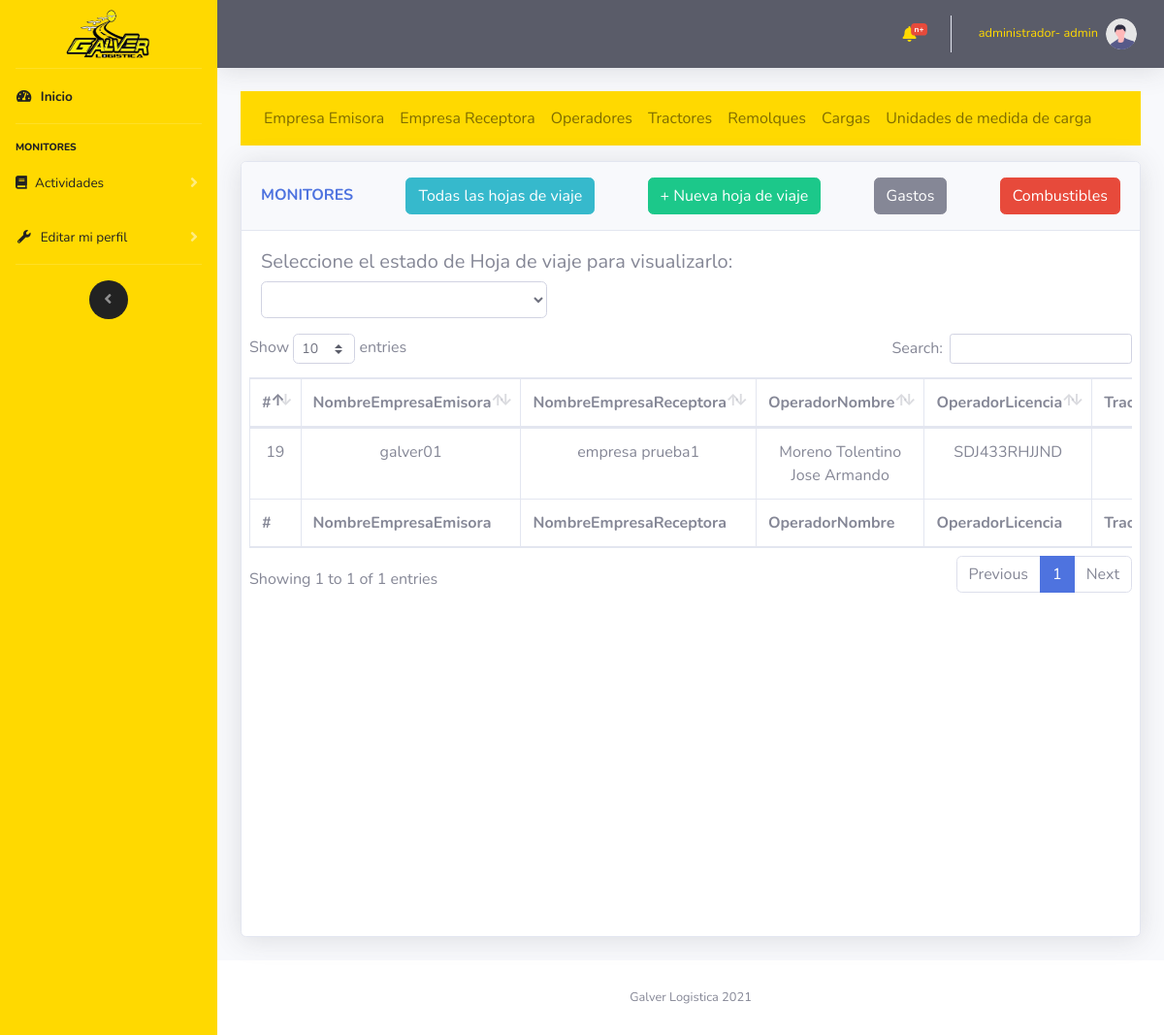
The page /vistas/hojaDeViaje.php (signed in) on the database its author committed.
### tables this page shows
CREATE TABLE `hoja_de_viaje` (
  `hojaDeViajeID` int(11) NOT NULL,
  `hojaDeViajeOrigen` varchar(500) DEFAULT NULL,
  `hojaDeViajeOrigenDeDestino` varchar(500) DEFAULT NULL,
  `hojaDeViajeFechaDeEdicion` varchar(50) DEFAULT NULL,
  `hojaDeViajeFechaLiberacion` varchar(50) DEFAULT NULL,
  `hojaDeViajeFechaArribo` varchar(50) DEFAULT NULL,
  `hojaDeViajeFechaCarga` varchar(50) DEFAULT NULL,
  `hojaDeViajeFechaLlegadaDeDescarga` varchar(50) DEFAULT NULL,
  `hojaDeViajeFechaDescarga` varchar(50) DEFAULT NULL,
  `hojaDeViajeCantidadCarga` double NOT NULL,
  `hojaDeViajeCantidadCargaProporcion` double NOT NULL,
  `hojaDeViajeTalon1` varchar(30) NOT NULL,
  `hojaDeViajeTalon2` varchar(30) NOT NULL,
  `remolqueCargaId1` int(11) NOT NULL,
  `remolqueCargaId2` int(11) NOT NULL,
  `remolqueID1` int(11) NOT NULL,
  `remolqueID2` int(11) NOT NULL,
  `tractorId` int(11) NOT NULL,
  `cargaId` int(11) NOT NULL,
  `cargaUnidadDeMedidaID` int(11) NOT NULL,
  `hojaDeViajeEstadoId` int(11) NOT NULL,
  `usuarioCreadorId` int(11) NOT NULL,
  `usuarioEditorId` int(11) NOT NULL,
  `empresaEmisoraId` int(11) NOT NULL,
  `empresaReceptoraId` int(11) NOT NULL,
  `hojaDeViajeComentario` varchar(500) NOT NULL,
  `operadorID` int(11) NOT NULL
);

CREATE TABLE `empresa_emisora` (
  `empresaEmisoraId` int(11) NOT NULL,
  `usuarioId` int(11) NOT NULL,
  `empresaEmisoraNombre` varchar(100) NOT NULL,
  `empresaEmisoraRFC` varchar(50) NOT NULL,
  `empresaEmisoraDireccion` varchar(250) NOT NULL,
  `empresaEmisoraTelefonoFijo1` int(11) NOT NULL,
  `empresaEmisoraTelefonoFijo2` int(11) NOT NULL,
  `empresaEmisoraTelefonoCelular1` int(11) NOT NULL,
  `empresaEmisoraTelefonoCelular2` int(11) NOT NULL,
  `empresaEmisoraCorreo` varchar(200) NOT NULL,
  `empresaEmisoraFechaDeCreacion` datetime NOT NULL,
  `empresaEmisoraDescripcion` varchar(2500) NOT NULL,
  `empresaEmisoraCP` varchar(50) NOT NULL
);

CREATE TABLE `empresa_receptora` (
  `empresaReceptoraId` int(11) NOT NULL,
  `empresaReceptoraNombre` varchar(100) NOT NULL,
  `empresaReceptoraRFC` varchar(50) NOT NULL,
  `empresaReceptoraDireccion` varchar(250) NOT NULL,
  `empresaReceptoraTelefonoFijo1` int(11) NOT NULL,
  `empresaReceptoraTelefonoFijo2` int(11) NOT NULL,
  `empresaReceptoraTelefonoCelular1` int(11) NOT NULL,
  `empresaReceptoraTelefonoCelular2` int(11) NOT NULL,
  `empresaReceptoraCorreo` varchar(200) NOT NULL,
  `usuarioId` int(11) NOT NULL,
  `empresaReceptoraFechaDeCreacion` datetime NOT NULL,
  `empresaReceptoraDescripcion` varchar(2500) NOT NULL,
  `empresaReceptoraCP` int(11) NOT NULL
);

CREATE TABLE `operadores` (
  `operadorID` int(11) NOT NULL,
  `operadorNombre` varchar(300) NOT NULL,
  `operadorLisencia` varchar(50) NOT NULL,
  `operadorFechaCreacion` datetime NOT NULL,
  `operadorRFC` varchar(30) NOT NULL,
  `usuarioId` int(11) NOT NULL
);

### controlador/modulos/hojaDeViaje/hojaDeViajeRegistros.php (called while the page is built)
<?php
function muestraHDV($mysqli)
    {
        $result = $mysqli->query("SELECT * FROM hoja_de_viaje INNER JOIN empresa_emisora ON empresa_emisora.empresaEmisoraId = hoja_de_viaje.empresaEmisoraId INNER JOIN empresa_receptora ON empresa_receptora.empresaReceptoraId = hoja_de_viaje.empresaReceptoraId INNER JOIN tractor ON tractor.tractorId = hoja_de_viaje.tractorId INNER JOIN carga ON carga.cargaId = hoja_de_viaje.cargaId INNER JOIN carga_unidad_de_medida ON carga_unidad_de_medida.cargaUnidadDeMedidaID = hoja_de_viaje.cargaUnidadDeMedidaID INNER JOIN operadores ON operadores.operadorID = hoja_de_viaje.operadorID INNER JOIN hoja_de_viaje_estado ON hoja_de_viaje_estado.hojaDeViajeEstadoId = hoja_de_viaje.hojaDeViajeEstadoId ORDER BY `hoja_de_viaje`.`hojaDeViajeID` ASC");
        return $result;
    }
    function muestraTractorHDV($mysqli,$table,$columna1,$id,$columnaValor1)
    {
        $result = $mysqli->query("SELECT * FROM `$table` WHERE $columna1 =$id");
        while ($fila =$result->fetch_assoc()) {
            $result=$fila[$columnaValor1];
            break;
        }
        return $result;
    }
function registrosHojaDeViaje($mysqli){
    $hdv=muestraHDV($mysqli);
    $hdvNuevo=[];
    while ($fila =$hdv->fetch_assoc()) {
        $hdvNuevo[]=
        array(
            "hojaDeViajeID"=>$fila['hojaDeViajeID'],
            "empresaEmisoraId"=>$fila['empresaEmisoraId'],
            "empresaEmisoraNombre"=>$fila['empresaEmisoraNombre'],
            "empresaReceptoraId"=>$fila['empresaReceptoraId'],
            "empresaReceptoraNombre"=>$fila['empresaReceptoraNombre'],
            "operadorID"=>$fila['operadorID'],
            "operadorNombre"=>$fila['operadorNombre'],
            "operadorLisencia"=>$fila['operadorLisencia'],
            "tractorId"=>$fila['tractorId'],
            "tractorEconomico"=>$fila['tractorEconomico'],
            "tractorPlaca"=>$fila['tractorPlaca'],
            "remolqueID1"=>$fila['remolqueID1'],
            "remolqueEconomico1"=>muestraTractorHDV($mysqli,"remolque","remolqueID",$fila['remolqueID1'],"remolqueEconomico"),
            "remolquePlaca1"=>muestraTractorHDV($mysqli,"remolque","remolqueID",$fila['remolqueID1'],"remolquePlaca"),
            "remolqueCargaId1"=>$fila['remolqueCargaId1'],
            "remolqueCargaServicio1"=>muestraTractorHDV($mysqli,"remolque_carga","remolqueCargaId",$fila['remolqueCargaId1'],"remolqueCargaServicio"),
            "hojaDeViajeTalon1"=>$fila['hojaDeViajeTalon1'],
            "remolqueID2"=>$fila['remolqueID2'],
            "remolqueEconomico2"=>muestraTractorHDV($mysqli,"remolque","remolqueID",$fila['remolqueID2'],"remolqueEconomico"),
            "remolquePlaca2"=>muestraTractorHDV($mysqli,"remolque","remolqueID",$fila['remolqueID2'],"remolquePlaca"),
            "remolqueCargaId2"=>$fila['remolqueCargaId2'],
            "remolqueCargaServicio2"=>muestraTractorHDV($mysqli,"remolque_carga","remolqueCargaId",$fila['remolqueCargaId2'],"remolqueCargaServicio"),
            "hojaDeViajeTalon2"=>$fila['hojaDeViajeTalon2'],
            "cargaId"=>$fila['cargaId'],
            "cargaUnidadDeMedidaID"=>$fila['cargaUnidadDeMedidaID'],
            "cargaNombre"=>$fila['cargaNombre'],
            "hojaDeViajeCantidadCarga"=>$fila['hojaDeViajeCantidadCarga'],
            "cargaUnidadDeMedidaNombre"=>$fila['cargaUnidadDeMedidaNombre'],
            "hojaDeViajeCantidadCargaProporcion"=>$fila['hojaDeViajeCantidadCargaProporcion'],
            "hojaDeViajeToneladas"=>($fila['hojaDeViajeCantidadCarga']*$fila['hojaDeViajeCantidadCargaProporcion']),
            "hojaDeViajeComentario"=>$fila['hojaDeViajeComentario'],
            "hojaDeViajeOrigen"=>$fila['hojaDeViajeOrigen'],
            "hojaDeViajeOrigenDeDestino"=>$fila['hojaDeViajeOrigenDeDestino'],
            "usuarioCreadorId"=>$fila['usuarioCreadorId'],
            "usuarioCreadorNombre"=>muestraTractorHDV($mysqli,"usuario","usuarioId",$fila['usuarioCreadorId'],"usuarioNombre"),
            "hojaDeViajeFechaDeEdicion"=>$fila['hojaDeViajeFechaDeEdicion'],
            "hojaDeViajeFechaLiberacion"=>$fila['hojaDeViajeFechaLiberacion'],
            "hojaDeViajeFechaArribo"=>$fila['hojaDeViajeFechaArribo'],
            "hojaDeViajeFechaCarga"=>$fila['hojaDeViajeFechaCarga'],
            "hojaDeViajeFechaLlegadaDeDescarga"=>$fila['hojaDeViajeFechaLlegadaDeDescarga'],
            "hojaDeViajeFechaDescarga"=>$fila['hojaDeViajeFechaDescarga'],
            "hojaDeViajeEstadoId"=>$fila['hojaDeViajeEstadoId'],
            "hojaDeViajeEstadoNombre"=>$fila['hojaDeViajeEstadoNombre'],
        );
    }
    return $hdvNuevo;
}
?>

### vistas/hojaDeViaje.php (the view, shortened to what this page needs)
<?php
    include "../import/componentes/head.php";
    include "../import/componentes/navbarLateral.php";
    include "../import/componentes/navbarHorizontal.php";
?>
<?php
    include "../controlador/coneccion/config.php";
    include "../controlador/modulos/hojaDeViaje/hojaDeViajeRegistros.php";
?>
<div class="container-fluid">
    <?php
        include "../import/componentes/nav1.php";
    ?>
    <div class="row">
            <div class="col-12">
                <div class="card shadow mb-4">
                    <?php
                                    include "../import/componentes/hojaDeViaje/nav.php";
                                ?>
                    <div class="card-body">
                        <div class="chart-area ">
                        <div class="row">
                                <div class="form-group col-12">
                                    <h5>Seleccione el estado de Hoja de viaje para visualizarlo:</h5>
                                    <select class="form-control col-md-4" id="verVistaEstadoDeHDV">
                                    </select>
                                </div>
                            <div class="table-responsive">
                                <table class="table table-bordered" id="dataTable" width="100%" cellspacing="0">
                                    <thead>
                                        <tr>
                                            <th scope="col">#</th>
                                            <th scope="col">NombreEmpresaEmisora</th>
                                            <th scope="col">NombreEmpresaReceptora</th>
                                            <th scope="col">OperadorNombre</th>
                                            <th scope="col">OperadorLicencia</th>
                                            <th scope="col">TractorEconomico</th>
                                        </tr>
                                    </thead>
                                    <tfoot>
                                        <tr>
                                        <th scope="col">#</th>
                                            <th scope="col">NombreEmpresaEmisora</th>
                                            <th scope="col">NombreEmpresaReceptora</th>
                                            <th scope="col">OperadorNombre</th>
                                            <th scope="col">OperadorLicencia</th>
                                            <th scope="col">TractorEconomico</th>
                                        </tr>
                                    </tfoot>
                                    <tbody class="cardScroll text-center">
                                        <?php
                                        $filas= registrosHojaDeViaje($mysqli);
                                        for ($i=0; $i < count(registrosHojaDeViaje($mysqli)) ; $i++)
                                        {
                                            echo
                                            "<tr>".
                                            "<td>".$filas[$i]["hojaDeViajeID"]."</td>".
                                            "<td>".$filas[$i]["empresaEmisoraNombre"]."</td>".
                                            "<td>".$filas[$i]["empresaReceptoraNombre"]."</td>".
                                            "<td>".$filas[$i]["operadorNombre"]."</td>".
                                            "<td>".$filas[$i]["operadorLisencia"]."</td>".
                                            "<td>".$filas[$i]["tractorEconomico"]."</td>".
                                            "<td>".$filas[$i]["tractorPlaca"]."</td>".
                                            "<td>".$filas[$i]["remolqueEconomico1"]."</td>".
                                            "<td>".$filas[$i]["remolquePlaca1"]."</td>".
                                            "<td>".$filas[$i]["hojaDeViajeTalon1"]."</td>".
                                            "<td>".$filas[$i]["remolqueCargaServicio1"]."</td>".
                                            "<td>".$filas[$i]["remolqueEconomico2"]."</td>".
                                            "<td>".$filas[$i]["remolquePlaca2"]."</td>".
                                            "<td>".$filas[$i]["hojaDeViajeTalon2"]."</td>".
                                            "<td>".$filas[$i]["remolqueCargaServicio2"]."</td>".
                                            "<td>".$filas[$i]["cargaNombre"]."</td>".
                                            "<td>".$filas[$i]["hojaDeViajeCantidadCarga"]."</td>".
                                            "<td>".$filas[$i]["cargaUnidadDeMedidaNombre"]."</td>".
                                            "<td>".$filas[$i]["hojaDeViajeCantidadCargaProporcion"]."</td>".
                                            "<td>".$filas[$i]["hojaDeViajeToneladas"]."</td>".
                                            "<td>".$filas[$i]["hojaDeViajeFechaLiberacion"]."</td>".
                                            "<td>".$filas[$i]["hojaDeViajeOrigen"]."</td>".
                                            "<td>".$filas[$i]["hojaDeViajeComentario"]."</td>".
                                            "<td>".$filas[$i]["usuarioCreadorNombre"]."</td>".
                                            "<td>".$filas[$i]["hojaDeViajeEstadoNombre"]."</td>".
                                            "</tr>";
                                        }
                                        ?>
                                    </tbody>
                                </table>
                            </div>
                        </div>
                    </div>
                </div>
            </div>
    </div>
</div>
<?php
    include "../import/componentes/footer.php";
    include "../import/componentes/js/main.php";
?>

### rows shown on the page
hoja_de_viaje: hojaDeViajeID "19"
empresa_emisora: empresaEmisoraNombre "galver01"
empresa_receptora: empresaReceptoraNombre "empresa prueba1"
operadores: operadorNombre "Moreno Tolentino Jose Armando", operadorLisencia "SDJ433RHJJND"

### other values the page prints
$_SESSION["usuarioTipoCargo"] "administrador"
$_SESSION["usuarioNombre"] "admin"
